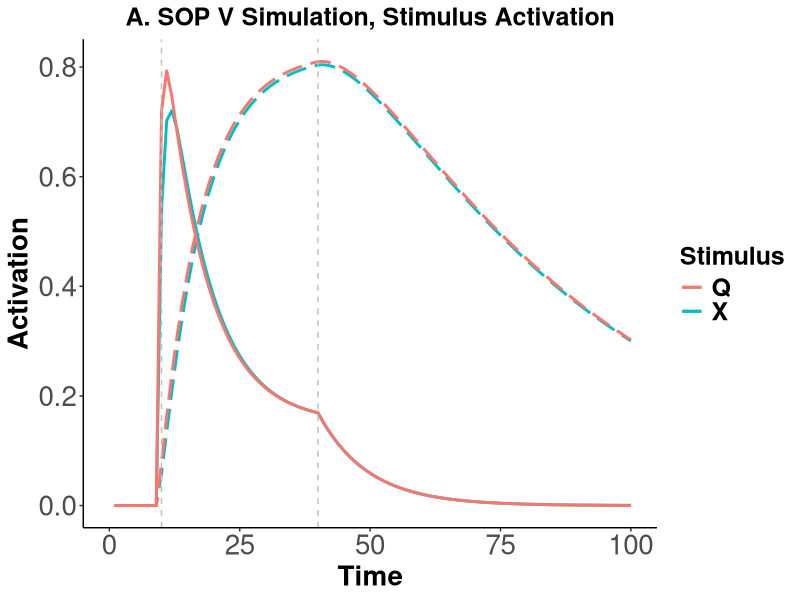
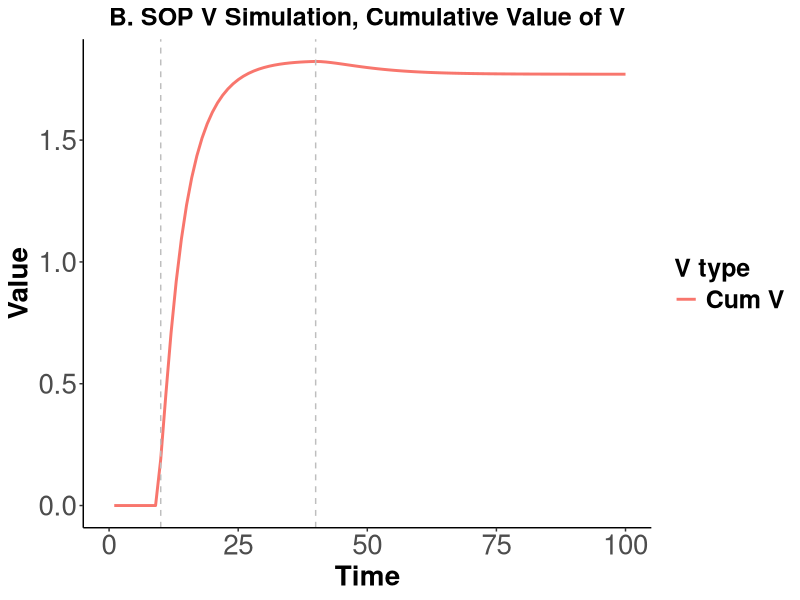
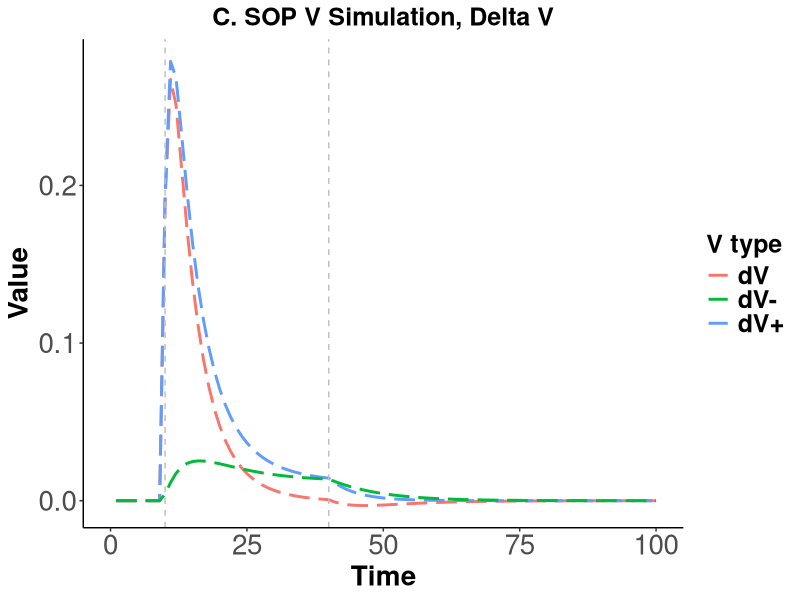

Here is the R script that generated these plots, in order:
input = list()
input$sorQp1 = .8
input$sorXp1 = .6

input$sorQon1 = c(10,40)
input$sorXon1 = c(10,40)

input$sordur = 100
input$sorpd1 = 0.1
input$sorpd2 = 0.02

input$Lp = .5
input$Lm = input$Lp/5

sor = matrix(nrow = input$sordur, ncol = 32)

colnames(sor) = c('p1Q', 'p1X',
                  'pd1', 'pd2', 
                  'pIQ', 'pA1Q', 'pA2Q',
                  'pA1Qgain', 'pA1Qloss','pA2Qgain',
                  'pA2Qloss','pIQgain','pIQloss',
                  'pA1Qdelta', 'pA2Qdelta', 'pIQdelta',

                  'pIX', 'pA1X', 'pA2X',
                  'pA1Xgain', 'pA1Xloss','pA2Xgain',
                  'pA2Xloss','pIXgain','pIXloss',
                  'pA1Xdelta', 'pA2Xdelta', 'pIXdelta',
                  'Ve', 'Vi', 'Vdelta', 'V'
                  )

sor[,'p1Q'] = 0 # set as 0 to init
sor[,'p1X'] = 0


sor[input$sorQon1[1]:input$sorQon1[2],'p1Q'] = input$sorQp1
sor[input$sorXon1[1]:input$sorXon1[2],'p1X'] = input$sorXp1

sor[,'pd1'] = input$sorpd1     # set decay rate
sor[,'pd2'] = input$sorpd2     # set decay rate

sor[,'pIQ'] = 1                 # Make I numeric
sor[,'pIX'] = 1   

# run moment by moment simulation
for (i in 1:nrow(sor)){
    if (i == 1){
        
        # Q
        sor[i,'pIQ'] = 1 - sor[i,'p1Q'] # This will be 1 as long as p1 = 0
        
        # Deltas calculate
        sor[i,'pA1Qgain'] = sor[i,'p1Q']
        sor[i,'pA1Qloss'] = sor[i,'pA1Qgain'] * sor[i,'pd1']
        sor[i,'pA1Qdelta'] = sor[i,'pA1Qgain'] - sor[i,'pA1Qloss']
        
        sor[i,'pA2Qgain'] = sor[i,'pA1Qloss']
        sor[i,'pA2Qloss'] = sor[i,'pA2Qgain'] * sor[i,'pd2']
        sor[i,'pA2Qdelta'] = sor[i,'pA2Qgain'] - sor[i,'pA2Qloss']

        sor[i,'pIQgain'] = sor[i,'pA2Qloss']
        sor[i,'pIQloss'] = sor[i,'p1Q']
        sor[i,'pIQdelta'] = sor[i,'pIQgain'] - sor[i,'pIQloss']

        # Calculate proportions in each state
        sor[i,'pA1Q'] = sor[i,'pA1Qdelta']
        sor[i,'pA2Q'] = sor[i,'pA2Qdelta']
        sor[i,'pIQ'] = sor[i,'pIQ'] + sor[i,'pIQgain']

        # X
        sor[i,'pIX'] = 1 - sor[i,'p1X'] # This will be 1 as long as p1 = 0
        
        # Deltas calculate
        sor[i,'pA1Xgain'] = sor[i,'p1X']
        sor[i,'pA1Xloss'] = sor[i,'pA1Xgain'] * sor[i,'pd1']
        sor[i,'pA1Xdelta'] = sor[i,'pA1Xgain'] - sor[i,'pA1Xloss']
        
        sor[i,'pA2Xgain'] = sor[i,'pA1Xloss']
        sor[i,'pA2Xloss'] = sor[i,'pA2Xgain'] * sor[i,'pd2']
        sor[i,'pA2Xdelta'] = sor[i,'pA2Xgain'] - sor[i,'pA2Xloss']
        
        sor[i,'pIXgain'] = sor[i,'pA2Xloss']
        sor[i,'pIXloss'] = sor[i,'p1X']
        sor[i,'pIXdelta'] = sor[i,'pIXgain'] - sor[i,'pIXloss']
        
        # Calculate proportions in each state
        sor[i,'pA1X'] = sor[i,'pA1Xdelta']
        sor[i,'pA2X'] = sor[i,'pA2Xdelta']
        sor[i,'pIX'] = sor[i,'pIX'] + sor[i,'pIXgain']
        
        # Calculate V
        sor[i, 'Ve'] = sor[i, 'pA1X'] * sor[i, 'pA1Q'] * input$Lp
        sor[i, 'Vi'] = sor[i, 'pA1X'] * sor[i, 'pA2Q'] * input$Lm
        sor[i, 'Vdelta'] = sor[i, 'Ve'] - sor[i, 'Vi']
        sor[i, 'V'] = sum(sor[1:i, 'Vdelta'])

        
    } else {
        
        # Q
        
        sor[i,'pIQ'] = sor[i-1,'pIQ']
        
        sor[i,'pA1Qgain'] = sor[i,'pIQ'] * sor[i,'p1Q'] # how mauch is activated from I
        
        sor[i,'pA1Q'] = sor[i-1,'pA1Q'] + sor[i,'pA1Qgain'] # how much is there in total with carried over
        
        sor[i,'pA1Qloss'] = sor[i,'pA1Q'] * sor[i,'pd1'] # how much decays to A2
        
        sor[i,'pA1Q'] = sor[i,'pA1Q'] - sor[i,'pA1Qloss'] # how much is left after the decay
        
        sor[i,'pA1Qdelta'] = sor[i,'pA1Qgain'] - sor[i,'pA1Qloss']
        
        sor[i,'pA2Qgain'] = sor[i,'pA1Qloss'] # how much is gained from A1->A2 decay
        
        sor[i,'pA2Q'] = sor[i-1,'pA2Q'] + sor[i,'pA2Qgain'] # how much is there with carried over
        
        sor[i,'pA2Qloss'] = sor[i,'pA2Q'] * sor[i,'pd2'] # how much decays A2->I
        
        sor[i,'pA2Q'] = sor[i,'pA2Q'] - sor[i,'pA2Qloss'] # how much is left after A2->I decay
        
        sor[i,'pA2Qdelta'] = sor[i,'pA2Qgain'] - sor[i,'pA2Qloss']
        
        sor[i,'pIQgain'] = sor[i,'pA2Qloss'] # how much decayed from A2
        
        sor[i,'pIQloss'] = sor[i,'pA1Qgain']
        
        sor[i,'pIQ'] = sor[i,'pIQ'] + sor[i,'pIQgain'] - sor[i,'pIQloss']
        
        sor[i,'pIQdelta'] = sor[i,'pIQgain'] - sor[i,'pIQloss']
        
        # X
        
        sor[i,'pIX'] = sor[i-1,'pIX']
        
        sor[i,'pA1Xgain'] = sor[i,'pIX'] * sor[i,'p1X'] # how mauch is activated from I
        
        sor[i,'pA1X'] = sor[i-1,'pA1X'] + sor[i,'pA1Xgain'] # how much is there in total with carried over
        
        sor[i,'pA1Xloss'] = sor[i,'pA1X'] * sor[i,'pd1'] # how much decays to A2
        
        sor[i,'pA1X'] = sor[i,'pA1X'] - sor[i,'pA1Xloss'] # how much is left after the decay
        
        sor[i,'pA1Xdelta'] = sor[i,'pA1Xgain'] - sor[i,'pA1Xloss']
        
        sor[i,'pA2Xgain'] = sor[i,'pA1Xloss'] # how much is gained from A1->A2 decay
        
        sor[i,'pA2X'] = sor[i-1,'pA2X'] + sor[i,'pA2Xgain'] # how much is there with carried over
        
        sor[i,'pA2Xloss'] = sor[i,'pA2X'] * sor[i,'pd2'] # how much decays A2->I
        
        sor[i,'pA2X'] = sor[i,'pA2X'] - sor[i,'pA2Xloss'] # how much is left after A2->I decay
        
        sor[i,'pA2Xdelta'] = sor[i,'pA2Xgain'] - sor[i,'pA2Xloss']
        
        sor[i,'pIXgain'] = sor[i,'pA2Xloss'] # how much decayed from A2
        
        sor[i,'pIXloss'] = sor[i,'pA1Xgain']
        
        sor[i,'pIX'] = sor[i,'pIX'] + sor[i,'pIXgain'] - sor[i,'pIXloss']
        
        sor[i,'pIXdelta'] = sor[i,'pIXgain'] - sor[i,'pIXloss']
        
        # Calculate V
        sor[i, 'Ve'] = sor[i, 'pA1X'] * sor[i, 'pA1Q'] * input$Lp
        sor[i, 'Vi'] = sor[i, 'pA1X'] * sor[i, 'pA2Q'] * input$Lm
        sor[i, 'Vdelta'] = sor[i, 'Ve'] - sor[i, 'Vi']
        sor[i, 'V'] = sum(sor[1:i, 'Vdelta'])
        

    }
}



library(ggplot2)
#library(jtools)

sor = as.data.frame(sor)
sor$time = c(1:nrow(sor))
sor = sor[1:input$sordur,]

png("vplot_1.png", width = 800, height = 400)

text1 = 20
text2 = 18

pltit = "A. SOP V Simulation, Stimulus Activation"
ggplot(data=as.data.frame(sor), aes(x = time, y=pA1X, group=1, color="X" )) +
    geom_line(size = 1) + geom_line(aes(y=pA2X, colour = 'X'), size = 1, linetype = 'longdash') +
    geom_line(aes(y=pA1Q, colour = 'Q'), size = 1) +
    geom_line(aes(y=pA2Q, colour = 'Q'), size = 1, linetype = 'longdash') +
    theme_classic() + 
    geom_vline(xintercept = input$sorQon1[1], linetype = "dashed", colour = 'grey') + 
    geom_vline(xintercept = input$sorQon1[2], linetype = "dashed", colour = 'grey') +
    theme(legend.text = element_text(size = text2, face = "bold"), legend.title = element_text(size=text2, face="bold")) + 
    scale_color_discrete(name = "Stimulus") + theme(axis.text=element_text(size=text1),
                                               axis.title=element_text(size=text1,face="bold"), axis.text.x = element_text(size = text1),
                                               axis.text.y = element_text(size = text1)) + 
    scale_x_continuous(name="Time", limits=c(0, input$sordur)) + scale_y_continuous(name="Activation") + 
    ggtitle(pltit) + 
    theme(plot.title = element_text(size = text2, face = "bold", hjust = 0.5)) 
dev.off()

png("vplot_2.png", width = 800, height = 400)

pltit = "B. SOP V Simulation, Cumulative Value of V"
ggplot(data=as.data.frame(sor), aes(x = time, y=V, color="Cum V")) +
    geom_line(size = 1) +
    theme_classic() + 
    geom_vline(xintercept = input$sorQon1[1], linetype = "dashed", colour = 'grey') + 
    geom_vline(xintercept = input$sorQon1[2], linetype = "dashed", colour = 'grey') +
    theme(legend.text = element_text(size = text2, face = "bold"), legend.title = element_text(size=text2, face="bold")) + 
    scale_color_discrete(name = "V type") + theme(axis.text=element_text(size=text1),
                                                    axis.title=element_text(size=text1,face="bold"), axis.text.x = element_text(size = text1),
                                                    axis.text.y = element_text(size = text1)) + 
    scale_x_continuous(name="Time", limits=c(0, input$sordur)) + scale_y_continuous(name="Value") + 
    ggtitle(pltit) + 
    theme(plot.title = element_text(size = text2, face = "bold", hjust = 0.5)) 
dev.off()

png("vplot_3.png", width = 800, height = 400)

pltit = "C. SOP V Simulation, Delta V"
ggplot(data=as.data.frame(sor), aes(x = time, y=V, color="Cumulative V")) +
    geom_line(aes(y=Vdelta, colour = 'dV'), size = 1, linetype = 'longdash') +
    geom_line(aes(y=Ve, colour = 'dV+'), size = 1, linetype = 'longdash') +
    geom_line(aes(y=Vi, colour = 'dV-'), size = 1, linetype = 'longdash') +
    theme_classic() + 
    geom_vline(xintercept = input$sorQon1[1], linetype = "dashed", colour = 'grey') + 
    geom_vline(xintercept = input$sorQon1[2], linetype = "dashed", colour = 'grey') +
    theme(legend.text = element_text(size = text2, face = "bold"), legend.title = element_text(size=text2, face="bold")) + 
    scale_color_discrete(name = "V type") + theme(axis.text=element_text(size=text1),
                                                  axis.title=element_text(size=text1,face="bold"), axis.text.x = element_text(size = text1),
                                                  axis.text.y = element_text(size = text1)) + 
    scale_x_continuous(name="Time", limits=c(0, input$sordur)) + scale_y_continuous(name="Value") + 
    ggtitle(pltit) + 
    theme(plot.title = element_text(size = text2, face = "bold", hjust = 0.5)) 
dev.off()
